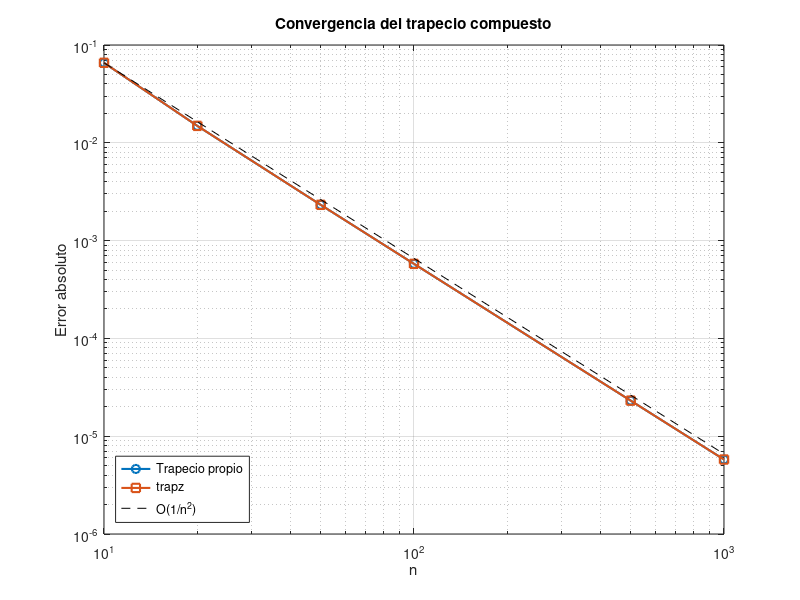

Write the MATLAB code that produced this figure.
% ejercicio1_octave_tabla.m
% ------------------------------------------------------------
% Ejercicio 1 - Parte B (GNU Octave)
% f(x) = e^{-0.4x}(1 + 0.5 sin(3x)),  0 <= x <= 8
% Salida: tablas con columnas  n | Integral aproximada | Error | Tiempo
% ------------------------------------------------------------
clear; clc; close all;

%% Funcion, antiderivada analitica y referencia
f = @(x) exp(-0.4*x) .* (1 + 0.5*sin(3*x));
F = @(x) -2.5*exp(-0.4*x) + (0.5/9.16)*exp(-0.4*x).*(-0.4*sin(3*x) - 3*cos(3*x));

a = 0;  b = 8;
I_ref = F(b) - F(a);

n_vals = [10 20 50 100 500 1000];
R = 2000;            % repeticiones para promediar el tiempo (tic/toc es muy ruidoso)

%% Funciones auxiliares (definidas antes de usarse)
function I = trapecio_compuesto(f, a, b, n)
  x = linspace(a, b, n+1);
  y = f(x);
  h = (b - a)/n;
  I = h * (sum(y) - 0.5*(y(1) + y(end)));   % h*[f0/2 + f1 + ... + f_{n-1} + fn/2]
end

function I = trapecio_trapz(f, a, b, n)
  x = linspace(a, b, n+1);
  I = trapz(x, f(x));                       % funcion nativa de Octave
end

function t = medir(fun, R)
  tic;
  for r = 1:R
    fun();
  end
  t = toc / R;                              % tiempo promedio por llamada (s)
end

%% Calculo
nN = numel(n_vals);
I1 = zeros(nN,1); e1 = zeros(nN,1); t1 = zeros(nN,1);
I2 = zeros(nN,1); e2 = zeros(nN,1); t2 = zeros(nN,1);

for k = 1:nN
  n = n_vals(k);

  I1(k) = trapecio_compuesto(f, a, b, n);
  e1(k) = abs(I1(k) - I_ref);
  t1(k) = medir(@() trapecio_compuesto(f, a, b, n), R);

  I2(k) = trapecio_trapz(f, a, b, n);
  e2(k) = abs(I2(k) - I_ref);
  t2(k) = medir(@() trapecio_trapz(f, a, b, n), R);
end

%% Referencia adaptativa de Octave (independiente de n)
tol_abs = 1e-10;  tol_rel = 1e-10;
[I_q, err_q] = quadgk(f, a, b, 'AbsTol', tol_abs, 'RelTol', tol_rel);
t_q = medir(@() quadgk(f, a, b, 'AbsTol', tol_abs, 'RelTol', tol_rel), 200);

%% Impresion de tablas
function imprimir_tabla(titulo, n_vals, I, e, t)
  fprintf('\n%s\n', titulo);
  fprintf('%s\n', repmat('-', 1, 62));
  fprintf('%6s %22s %14s %14s\n', 'n', 'Integral aproximada', 'Error', 'Tiempo (s)');
  fprintf('%s\n', repmat('-', 1, 62));
  for k = 1:numel(n_vals)
    fprintf('%6d %22.12f %14.4e %14.4e\n', n_vals(k), I(k), e(k), t(k));
  end
  fprintf('%s\n', repmat('-', 1, 62));
end

fprintf('Referencia analitica: I_ref = %.14f\n', I_ref);
imprimir_tabla('Tabla 1: Regla del trapecio compuesta (implementacion propia)', n_vals, I1, e1, t1);
imprimir_tabla('Tabla 2: Funcion trapz de Octave', n_vals, I2, e2, t2);

fprintf('\nTabla 3: Cuadratura adaptativa quadgk (no depende de n)\n');
fprintf('  Integral     = %.14f\n', I_q);
fprintf('  Error real   = %.4e\n', abs(I_q - I_ref));
fprintf('  Error estim. = %.4e\n', err_q);
fprintf('  AbsTol = %.1e, RelTol = %.1e\n', tol_abs, tol_rel);
fprintf('  Tiempo       = %.4e s\n', t_q);


%% Grafica de convergencia
figure;
loglog(n_vals, e1, '-o', 'LineWidth', 1.5); hold on;
loglog(n_vals, e2, '-s', 'LineWidth', 1.5);
loglog(n_vals, e1(1)*(n_vals(1)./n_vals).^2, 'k--');   % pendiente teorica O(1/n^2)
xlabel('n'); ylabel('Error absoluto');
title('Convergencia del trapecio compuesto');
legend('Trapecio propio', 'trapz', 'O(1/n^2)', 'Location', 'southwest');
grid on;
